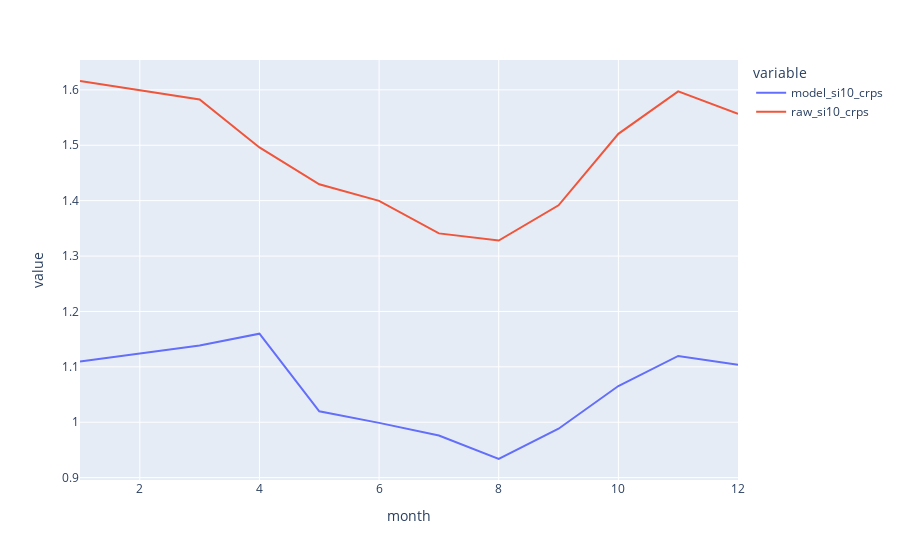

The cell this chart's notebook holds for it:
### Code cell
si10_crps_df['month'] = si10_crps_df.index.get_level_values(level='forecast_time').month
by_month = si10_crps_df[['month', 'model_si10_crps', 'raw_si10_crps']].groupby('month').mean()
by_month_melt = by_month.reset_index().melt(id_vars=['month'], value_vars=['model_si10_crps', 'raw_si10_crps'])


px.line(data_frame=by_month_melt, x='month', y='value', color='variable')

### Figure 1 — Plotly figure (JSON) as saved in the notebook; plotly's stock layout.template omitted (floating-point values rounded to 4 significant figures)
{"data": [{"hovertemplate": "variable=model_si10_crps<br>month=%{x}<br>value=%{y}<extra></extra>", "legendgroup": "model_si10_crps", "line": {"color": "#636efa", "dash": "solid"}, "marker": {"symbol": "circle"}, "mode": "lines", "name": "model_si10_crps", "orientation": "v", "showlegend": true, "type": "scatter", "x": [1, 3, 4, 5, 6, 7, 8, 9, 10, 11, 12], "xaxis": "x", "y": [1.11, 1.139, 1.16, 1.02, 0.9989, 0.9761, 0.9336, 0.9884, 1.065, 1.12, 1.104], "yaxis": "y"}, {"hovertemplate": "variable=raw_si10_crps<br>month=%{x}<br>value=%{y}<extra></extra>", "legendgroup": "raw_si10_crps", "line": {"color": "#EF553B", "dash": "solid"}, "marker": {"symbol": "circle"}, "mode": "lines", "name": "raw_si10_crps", "orientation": "v", "showlegend": true, "type": "scatter", "x": [1, 3, 4, 5, 6, 7, 8, 9, 10, 11, 12], "xaxis": "x", "y": [1.616, 1.583, 1.496, 1.43, 1.4, 1.341, 1.328, 1.392, 1.521, 1.597, 1.557], "yaxis": "y"}], "layout": {"autosize": true, "legend": {"title": {"text": "variable"}, "tracegroupgap": 0}, "margin": {"t": 60}, "xaxis": {"anchor": "y", "autorange": true, "domain": [0, 1], "range": [1, 12], "title": {"text": "month"}, "type": "linear"}, "yaxis": {"anchor": "x", "autorange": true, "domain": [0, 1], "range": [0.8957, 1.654], "title": {"text": "value"}, "type": "linear"}}}
